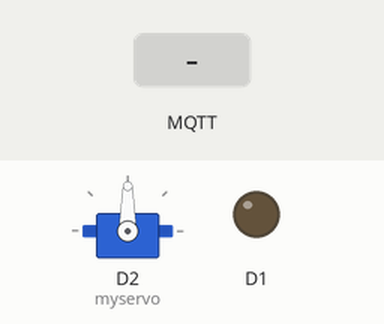
The sketch below on a simulated ESP8266 (NodeMCU). Parts: servo, output pins drawn as LEDs (lit = HIGH). The inputs (shaded band) are chosen by the test bench. WiFi joins after 1.5 s; servers stay silent unless stated; no MQTT or app messages arrive unless stated; what the sketch prints to the serial monitor is not drawn.

Above: at 2.7 s.
2.8 s: MQTT message "dooropen" arrives on the first subscribed topic
At 3.6 s:
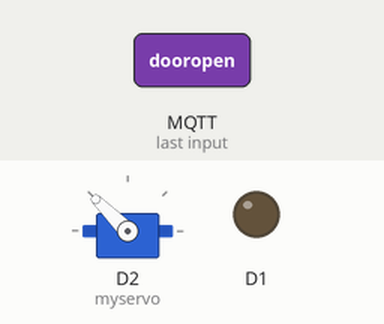
At 4.8 s:
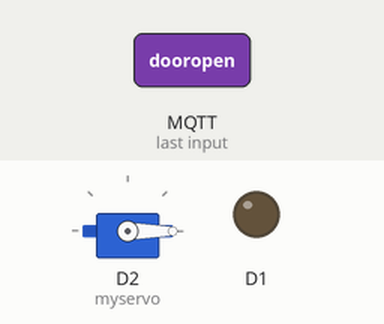
5.3 s: MQTT message "doorclose" arrives on the first subscribed topic
6.8 s: MQTT message "on" arrives on the first subscribed topic
Timing chart, 0 to 9.8 s (numbered marks = the images above; inputs shaded):
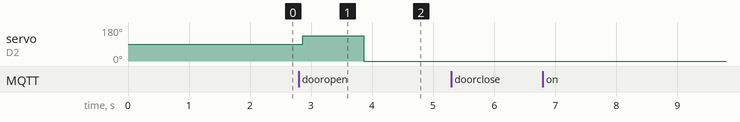

The sketch:

servomotor.ino
```cpp
#include <ESP8266WiFi.h>
#include <PubSubClient.h>
#include <Servo.h>
const char* ssid = "GUEST";
const char* password = "12345678";

#define ORG "gfzlqp"
#define DEVICE_TYPE "GNITS"
#define DEVICE_ID "1006"
#define TOKEN "987654321"
String command;
Servo myservo;
char server[] = ORG ".messaging.internetofthings.ibmcloud.com";
char topic[] = "iot-2/cmd/home/fmt/String";
char authMethod[] = "use-token-auth";
char token[] = TOKEN;
char clientId[] = "d:" ORG ":" DEVICE_TYPE ":" DEVICE_ID;
//Serial.println(clientID);
void callback(char* topic, byte* payload, unsigned int payloadLength);

WiFiClient wifiClient;
PubSubClient client(server, 1883, callback, wifiClient);
void setup()
{
  Serial.begin(115200);
  Serial.println();
  myservo.attach(D2);
  pinMode(D1,OUTPUT);
  wifiConnect();
  mqttConnect();
}

void loop()
{
  if (!client.loop())
  {
    mqttConnect();
  }
delay(100);
}

void wifiConnect()
{
  Serial.print("Connecting to "); Serial.print(ssid);
  WiFi.begin(ssid, password);
  while (WiFi.status() != WL_CONNECTED)
  {
    delay(500);
    Serial.print(".");
  }
  Serial.print("nWiFi connected, IP address: "); Serial.println(WiFi.localIP());
}

void mqttConnect()
{
  if (!client.connected())
  {
    Serial.print("Reconnecting MQTT client to "); Serial.println(server);
    while (!client.connect(clientId, authMethod, token))
    {
      Serial.print(".");
      delay(500);
    }
    initManagedDevice();
    Serial.println();
  }
}
void initManagedDevice()
{
  if (client.subscribe(topic))
  {
    Serial.println("subscribe to cmd OK");
  }
  else
  {
    Serial.println("subscribe to cmd FAILED");
  }
}

void callback(char* topic, byte* payload, unsigned int payloadLength)
{
  Serial.print("callback invoked for topic: "); Serial.println(topic);

  for (int i = 0; i < payloadLength; i++)
  {
    //Serial.println((char)payload[i]);
    command += (char)payload[i];
  }
Serial.println(command);
if(command == "dooropen")//command given in node red
 {
  //digitalWrite(D1,HIGH);
  myservo.write(135);
  delay(1000);
  myservo.write(0);
  Serial.println("door is open");
 }
else if(command == "doorclose")
 {
  //digitalWrite(D1,LOW);
  myservo.write(0);
  Serial.println("door is closed");
 }
command ="";// after giving command we are emptying it/ erasing the memory basically
}
```

Measured:
- after the input at 2.8 s, servo on D2 (myservo): 90° → 135° after 0.06 s, → 0° 1.0 s later
- after the input at 5.3 s, every drawn part: stays the same
- after the input at 6.8 s, every drawn part: stays the same
